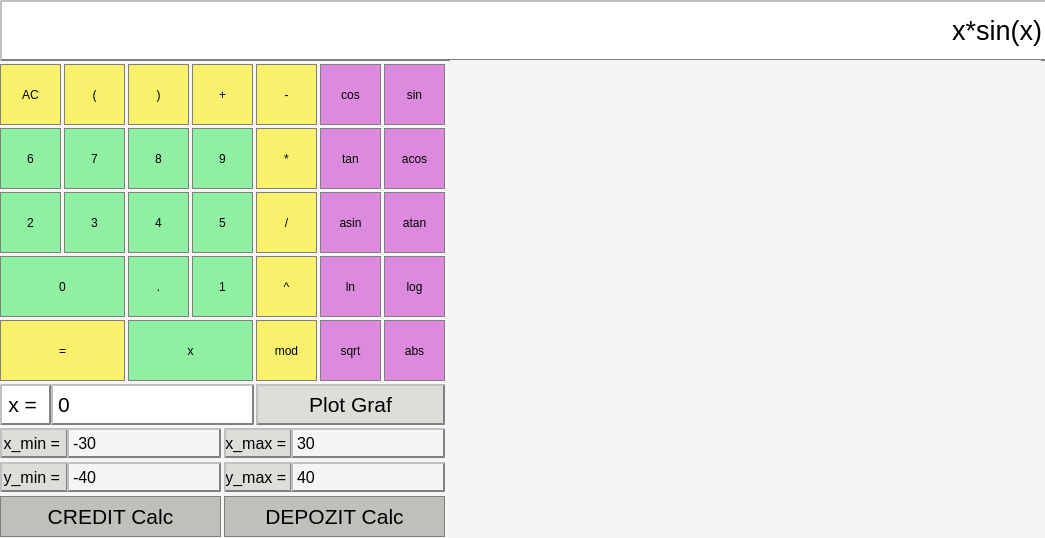
<?xml version="1.0" encoding="UTF-8"?>
<ui version="4.0">
 <class>MainWindow</class>
 <widget class="QMainWindow" name="MainWindow">
  <property name="geometry">
   <rect>
    <x>0</x>
    <y>0</y>
    <width>1045</width>
    <height>538</height>
   </rect>
  </property>
  <property name="windowTitle">
   <string>MainWindow</string>
  </property>
  <property name="styleSheet">
   <string notr="true">background-color : rgb(246, 245, 244)</string>
  </property>
  <widget class="QWidget" name="centralwidget">
   <widget class="QLabel" name="result_show">
    <property name="geometry">
     <rect>
      <x>0</x>
      <y>0</y>
      <width>1051</width>
      <height>61</height>
     </rect>
    </property>
    <property name="font">
     <font>
      <pointsize>20</pointsize>
     </font>
    </property>
    <property name="styleSheet">
     <string notr="true">QLabel {
	background-color : white;
	color : black;
	border-style: outset;
	border-width: 2px;
    border-color: Gray;
}
</string>
    </property>
    <property name="text">
     <string>x*sin(x)</string>
    </property>
    <property name="alignment">
     <set>Qt::AlignRight|Qt::AlignTrailing|Qt::AlignVCenter</set>
    </property>
   </widget>
   <widget class="QPushButton" name="pushButton_AC">
    <property name="geometry">
     <rect>
      <x>0</x>
      <y>64</y>
      <width>61</width>
      <height>61</height>
     </rect>
    </property>
    <property name="styleSheet">
     <string notr="true">QPushButton{
	border: 1px solid gray;
	background-color: rgb(249, 240, 107)
}
QPushButton:pressed{
	background-color: qlinergradient(x1: 0, y1: 0, x2: 0, y2: 1,
								stop: 0 #dadbde, stop: 1#f6f7fa);
}</string>
    </property>
    <property name="text">
     <string>AC</string>
    </property>
   </widget>
   <widget class="QPushButton" name="pushButton_brackets_open">
    <property name="geometry">
     <rect>
      <x>64</x>
      <y>64</y>
      <width>61</width>
      <height>61</height>
     </rect>
    </property>
    <property name="styleSheet">
     <string notr="true">QPushButton{
	border: 1px solid gray;
	background-color: rgb(249, 240, 107);
}
QPushButton:pressed{
	background-color: qlinergradient(x1: 0, y1: 0, x2: 0, y2: 1,
								stop: 0 #dadbde, stop: 1#f6f7fa);
}</string>
    </property>
    <property name="text">
     <string>(</string>
    </property>
   </widget>
   <widget class="QPushButton" name="pushButton_plus">
    <property name="geometry">
     <rect>
      <x>192</x>
      <y>64</y>
      <width>61</width>
      <height>61</height>
     </rect>
    </property>
    <property name="styleSheet">
     <string notr="true">QPushButton{
	border: 1px solid gray;
	background-color: rgb(249, 240, 107);
}
QPushButton:pressed{
	background-color: qlinergradient(x1: 0, y1: 0, x2: 0, y2: 1,
								stop: 0 #dadbde, stop: 1#f6f7fa);
}</string>
    </property>
    <property name="text">
     <string>+</string>
    </property>
   </widget>
   <widget class="QPushButton" name="pushButton_9">
    <property name="geometry">
     <rect>
      <x>192</x>
      <y>128</y>
      <width>61</width>
      <height>61</height>
     </rect>
    </property>
    <property name="styleSheet">
     <string notr="true">QPushButton{
	border: 1px solid gray;
	background-color:  rgb(143, 240, 164);
}
QPushButton:pressed{
	background-color: qlinergradient(x1: 0, y1: 0, x2: 0, y2: 1,
								stop: 0 #dadbde, stop: 1#f6f7fa);
}</string>
    </property>
    <property name="text">
     <string>9</string>
    </property>
   </widget>
   <widget class="QPushButton" name="pushButton_6">
    <property name="geometry">
     <rect>
      <x>0</x>
      <y>128</y>
      <width>61</width>
      <height>61</height>
     </rect>
    </property>
    <property name="styleSheet">
     <string notr="true">QPushButton{
	border: 1px solid gray;
	background-color:  rgb(143, 240, 164);
}
QPushButton:pressed{
	background-color: qlinergradient(x1: 0, y1: 0, x2: 0, y2: 1,
								stop: 0 #dadbde, stop: 1#f6f7fa);
}</string>
    </property>
    <property name="text">
     <string>6</string>
    </property>
   </widget>
   <widget class="QPushButton" name="pushButton_7">
    <property name="geometry">
     <rect>
      <x>64</x>
      <y>128</y>
      <width>61</width>
      <height>61</height>
     </rect>
    </property>
    <property name="styleSheet">
     <string notr="true">QPushButton{
	border: 1px solid gray;
	background-color:  rgb(143, 240, 164);
}
QPushButton:pressed{
	background-color: qlinergradient(x1: 0, y1: 0, x2: 0, y2: 1,
								stop: 0 #dadbde, stop: 1#f6f7fa);
}</string>
    </property>
    <property name="text">
     <string>7</string>
    </property>
   </widget>
   <widget class="QPushButton" name="pushButton_8">
    <property name="geometry">
     <rect>
      <x>128</x>
      <y>128</y>
      <width>61</width>
      <height>61</height>
     </rect>
    </property>
    <property name="styleSheet">
     <string notr="true">QPushButton{
	border: 1px solid gray;
	background-color:  rgb(143, 240, 164);
}
QPushButton:pressed{
	background-color: qlinergradient(x1: 0, y1: 0, x2: 0, y2: 1,
								stop: 0 #dadbde, stop: 1#f6f7fa);
}</string>
    </property>
    <property name="text">
     <string>8</string>
    </property>
   </widget>
   <widget class="QPushButton" name="pushButton_5">
    <property name="geometry">
     <rect>
      <x>192</x>
      <y>192</y>
      <width>61</width>
      <height>61</height>
     </rect>
    </property>
    <property name="styleSheet">
     <string notr="true">QPushButton{
	border: 1px solid gray;
	background-color:  rgb(143, 240, 164);
}
QPushButton:pressed{
	background-color: qlinergradient(x1: 0, y1: 0, x2: 0, y2: 1,
								stop: 0 #dadbde, stop: 1#f6f7fa);
}</string>
    </property>
    <property name="text">
     <string>5</string>
    </property>
   </widget>
   <widget class="QPushButton" name="pushButton_2">
    <property name="geometry">
     <rect>
      <x>0</x>
      <y>192</y>
      <width>61</width>
      <height>61</height>
     </rect>
    </property>
    <property name="styleSheet">
     <string notr="true">QPushButton{
	border: 1px solid gray;
	background-color:  rgb(143, 240, 164);
}
QPushButton:pressed{
	background-color: qlinergradient(x1: 0, y1: 0, x2: 0, y2: 1,
								stop: 0 #dadbde, stop: 1#f6f7fa);
}</string>
    </property>
    <property name="text">
     <string>2</string>
    </property>
   </widget>
   <widget class="QPushButton" name="pushButton_3">
    <property name="geometry">
     <rect>
      <x>64</x>
      <y>192</y>
      <width>61</width>
      <height>61</height>
     </rect>
    </property>
    <property name="styleSheet">
     <string notr="true">QPushButton{
	border: 1px solid gray;
	background-color:  rgb(143, 240, 164);
}
QPushButton:pressed{
	background-color: qlinergradient(x1: 0, y1: 0, x2: 0, y2: 1,
								stop: 0 #dadbde, stop: 1#f6f7fa);
}</string>
    </property>
    <property name="text">
     <string>3</string>
    </property>
   </widget>
   <widget class="QPushButton" name="pushButton_4">
    <property name="geometry">
     <rect>
      <x>128</x>
      <y>192</y>
      <width>61</width>
      <height>61</height>
     </rect>
    </property>
    <property name="styleSheet">
     <string notr="true">QPushButton{
	border: 1px solid gray;
	background-color:  rgb(143, 240, 164);
}
QPushButton:pressed{
	background-color: qlinergradient(x1: 0, y1: 0, x2: 0, y2: 1,
								stop: 0 #dadbde, stop: 1#f6f7fa);
}</string>
    </property>
    <property name="text">
     <string>4</string>
    </property>
   </widget>
   <widget class="QPushButton" name="pushButton_1">
    <property name="geometry">
     <rect>
      <x>192</x>
      <y>256</y>
      <width>61</width>
      <height>61</height>
     </rect>
    </property>
    <property name="styleSheet">
     <string notr="true">QPushButton{
	border: 1px solid gray;
	background-color:  rgb(143, 240, 164);
}
QPushButton:pressed{
	background-color: qlinergradient(x1: 0, y1: 0, x2: 0, y2: 1,
								stop: 0 #dadbde, stop: 1#f6f7fa);
}</string>
    </property>
    <property name="text">
     <string>1</string>
    </property>
   </widget>
   <widget class="QPushButton" name="pushButton_0">
    <property name="geometry">
     <rect>
      <x>0</x>
      <y>256</y>
      <width>125</width>
      <height>61</height>
     </rect>
    </property>
    <property name="styleSheet">
     <string notr="true">QPushButton{
	border: 1px solid gray;
	background-color:  rgb(143, 240, 164);
}
QPushButton:pressed{
	background-color: qlinergradient(x1: 0, y1: 0, x2: 0, y2: 1,
								stop: 0 #dadbde, stop: 1#f6f7fa);
}</string>
    </property>
    <property name="text">
     <string>0</string>
    </property>
   </widget>
   <widget class="QPushButton" name="pushButton_dot">
    <property name="geometry">
     <rect>
      <x>128</x>
      <y>256</y>
      <width>61</width>
      <height>61</height>
     </rect>
    </property>
    <property name="styleSheet">
     <string notr="true">QPushButton{
	border: 1px solid gray;
	background-color:  rgb(143, 240, 164);
}
QPushButton:pressed{
	background-color: qlinergradient(x1: 0, y1: 0, x2: 0, y2: 1,
								stop: 0 #dadbde, stop: 1#f6f7fa);
}</string>
    </property>
    <property name="text">
     <string>.</string>
    </property>
   </widget>
   <widget class="QPushButton" name="pushButton_equals">
    <property name="geometry">
     <rect>
      <x>0</x>
      <y>320</y>
      <width>125</width>
      <height>61</height>
     </rect>
    </property>
    <property name="styleSheet">
     <string notr="true">QPushButton{
	border: 1px solid gray;
	background-color: rgb(249, 240, 107);
}
QPushButton:pressed{
	background-color: qlinergradient(x1: 0, y1: 0, x2: 0, y2: 1,
								stop: 0 #dadbde, stop: 1#f6f7fa);
}</string>
    </property>
    <property name="text">
     <string>=</string>
    </property>
   </widget>
   <widget class="QPushButton" name="pushButton_minus">
    <property name="geometry">
     <rect>
      <x>256</x>
      <y>64</y>
      <width>61</width>
      <height>61</height>
     </rect>
    </property>
    <property name="styleSheet">
     <string notr="true">QPushButton{
	border: 1px solid gray;
	background-color: rgb(249, 240, 107);
}
QPushButton:pressed{
	background-color: qlinergradient(x1: 0, y1: 0, x2: 0, y2: 1,
								stop: 0 #dadbde, stop: 1#f6f7fa);
}</string>
    </property>
    <property name="text">
     <string>-</string>
    </property>
   </widget>
   <widget class="QPushButton" name="pushButton_multiply">
    <property name="geometry">
     <rect>
      <x>256</x>
      <y>128</y>
      <width>61</width>
      <height>61</height>
     </rect>
    </property>
    <property name="styleSheet">
     <string notr="true">QPushButton{
	border: 1px solid gray;
	background-color: rgb(249, 240, 107);
}
QPushButton:pressed{
	background-color: qlinergradient(x1: 0, y1: 0, x2: 0, y2: 1,
								stop: 0 #dadbde, stop: 1#f6f7fa);
}</string>
    </property>
    <property name="text">
     <string>*</string>
    </property>
   </widget>
   <widget class="QPushButton" name="pushButton_divide">
    <property name="geometry">
     <rect>
      <x>256</x>
      <y>192</y>
      <width>61</width>
      <height>61</height>
     </rect>
    </property>
    <property name="styleSheet">
     <string notr="true">QPushButton{
	border: 1px solid gray;
	background-color: rgb(249, 240, 107);
}
QPushButton:pressed{
	background-color: qlinergradient(x1: 0, y1: 0, x2: 0, y2: 1,
								stop: 0 #dadbde, stop: 1#f6f7fa);
}</string>
    </property>
    <property name="text">
     <string>/</string>
    </property>
   </widget>
   <widget class="QPushButton" name="pushButton_degree">
    <property name="geometry">
     <rect>
      <x>256</x>
      <y>256</y>
      <width>61</width>
      <height>61</height>
     </rect>
    </property>
    <property name="styleSheet">
     <string notr="true">QPushButton{
	border: 1px solid gray;
	background-color: rgb(249, 240, 107);
}
QPushButton:pressed{
	background-color: qlinergradient(x1: 0, y1: 0, x2: 0, y2: 1,
								stop: 0 #dadbde, stop: 1#f6f7fa);
}</string>
    </property>
    <property name="text">
     <string>^</string>
    </property>
   </widget>
   <widget class="QPushButton" name="pushButton_mod">
    <property name="geometry">
     <rect>
      <x>256</x>
      <y>320</y>
      <width>61</width>
      <height>61</height>
     </rect>
    </property>
    <property name="styleSheet">
     <string notr="true">QPushButton{
	border: 1px solid gray;
	background-color: rgb(249, 240, 107);
}
QPushButton:pressed{
	background-color: qlinergradient(x1: 0, y1: 0, x2: 0, y2: 1,
								stop: 0 #dadbde, stop: 1#f6f7fa);
}</string>
    </property>
    <property name="text">
     <string>mod</string>
    </property>
   </widget>
   <widget class="QPushButton" name="pushButton_cos">
    <property name="geometry">
     <rect>
      <x>320</x>
      <y>64</y>
      <width>61</width>
      <height>61</height>
     </rect>
    </property>
    <property name="styleSheet">
     <string notr="true">QPushButton{
	border: 1px solid gray;
	background-color: rgb(220, 138, 221);
}
QPushButton:pressed{
	background-color: qlinergradient(x1: 0, y1: 0, x2: 0, y2: 1,
								stop: 0 #dadbde, stop: 1#f6f7fa);
}</string>
    </property>
    <property name="text">
     <string>cos</string>
    </property>
   </widget>
   <widget class="QPushButton" name="pushButton_sin">
    <property name="geometry">
     <rect>
      <x>384</x>
      <y>64</y>
      <width>61</width>
      <height>61</height>
     </rect>
    </property>
    <property name="styleSheet">
     <string notr="true">QPushButton{
	border: 1px solid gray;
	background-color: rgb(220, 138, 221);
}
QPushButton:pressed{
	background-color: qlinergradient(x1: 0, y1: 0, x2: 0, y2: 1,
								stop: 0 #dadbde, stop: 1#f6f7fa);
}</string>
    </property>
    <property name="text">
     <string>sin</string>
    </property>
   </widget>
   <widget class="QPushButton" name="pushButton_tan">
    <property name="geometry">
     <rect>
      <x>320</x>
      <y>128</y>
      <width>61</width>
      <height>61</height>
     </rect>
    </property>
    <property name="styleSheet">
     <string notr="true">QPushButton{
	border: 1px solid gray;
	background-color: rgb(220, 138, 221);
}
QPushButton:pressed{
	background-color: qlinergradient(x1: 0, y1: 0, x2: 0, y2: 1,
								stop: 0 #dadbde, stop: 1#f6f7fa);
}</string>
    </property>
    <property name="text">
     <string>tan</string>
    </property>
   </widget>
   <widget class="QPushButton" name="pushButton_acos">
    <property name="geometry">
     <rect>
      <x>384</x>
      <y>128</y>
      <width>61</width>
      <height>61</height>
     </rect>
    </property>
    <property name="styleSheet">
     <string notr="true">QPushButton{
	border: 1px solid gray;
	background-color: rgb(220, 138, 221);
}
QPushButton:pressed{
	background-color: qlinergradient(x1: 0, y1: 0, x2: 0, y2: 1,
								stop: 0 #dadbde, stop: 1#f6f7fa);
}</string>
    </property>
    <property name="text">
     <string>acos</string>
    </property>
   </widget>
   <widget class="QPushButton" name="pushButton_asin">
    <property name="geometry">
     <rect>
      <x>320</x>
      <y>192</y>
      <width>61</width>
      <height>61</height>
     </rect>
    </property>
    <property name="styleSheet">
     <string notr="true">QPushButton{
	border: 1px solid gray;
	background-color: rgb(220, 138, 221);
}
QPushButton:pressed{
	background-color: qlinergradient(x1: 0, y1: 0, x2: 0, y2: 1,
								stop: 0 #dadbde, stop: 1#f6f7fa);
}</string>
    </property>
    <property name="text">
     <string>asin</string>
    </property>
   </widget>
   <widget class="QPushButton" name="pushButton_atan">
    <property name="geometry">
     <rect>
      <x>384</x>
      <y>192</y>
      <width>61</width>
      <height>61</height>
     </rect>
    </property>
    <property name="styleSheet">
     <string notr="true">QPushButton{
	border: 1px solid gray;
	background-color: rgb(220, 138, 221);
}
QPushButton:pressed{
	background-color: qlinergradient(x1: 0, y1: 0, x2: 0, y2: 1,
								stop: 0 #dadbde, stop: 1#f6f7fa);
}</string>
    </property>
    <property name="text">
     <string>atan</string>
    </property>
   </widget>
   <widget class="QPushButton" name="pushButton_ln">
    <property name="geometry">
     <rect>
      <x>320</x>
      <y>256</y>
      <width>61</width>
      <height>61</height>
     </rect>
    </property>
    <property name="styleSheet">
     <string notr="true">QPushButton{
	border: 1px solid gray;
	background-color: rgb(220, 138, 221);
}
QPushButton:pressed{
	background-color: qlinergradient(x1: 0, y1: 0, x2: 0, y2: 1,
								stop: 0 #dadbde, stop: 1#f6f7fa);
}</string>
    </property>
    <property name="text">
     <string>ln</string>
    </property>
   </widget>
   <widget class="QPushButton" name="pushButton_log">
    <property name="geometry">
     <rect>
      <x>384</x>
      <y>256</y>
      <width>61</width>
      <height>61</height>
     </rect>
    </property>
    <property name="styleSheet">
     <string notr="true">QPushButton{
	border: 1px solid gray;
	background-color: rgb(220, 138, 221);
}
QPushButton:pressed{
	background-color: qlinergradient(x1: 0, y1: 0, x2: 0, y2: 1,
								stop: 0 #dadbde, stop: 1#f6f7fa);
}</string>
    </property>
    <property name="text">
     <string>log</string>
    </property>
   </widget>
   <widget class="QPushButton" name="pushButton_sqrt">
    <property name="geometry">
     <rect>
      <x>320</x>
      <y>320</y>
      <width>61</width>
      <height>61</height>
     </rect>
    </property>
    <property name="styleSheet">
     <string notr="true">QPushButton{
	border: 1px solid gray;
	background-color: rgb(220, 138, 221);
}
QPushButton:pressed{
	background-color: qlinergradient(x1: 0, y1: 0, x2: 0, y2: 1,
								stop: 0 #dadbde, stop: 1#f6f7fa);
}</string>
    </property>
    <property name="text">
     <string>sqrt</string>
    </property>
   </widget>
   <widget class="QPushButton" name="pushButton_brackets_close">
    <property name="geometry">
     <rect>
      <x>128</x>
      <y>64</y>
      <width>61</width>
      <height>61</height>
     </rect>
    </property>
    <property name="styleSheet">
     <string notr="true">QPushButton{
	border: 1px solid gray;
	background-color: rgb(249, 240, 107);
}
QPushButton:pressed{
	background-color: qlinergradient(x1: 0, y1: 0, x2: 0, y2: 1,
								stop: 0 #dadbde, stop: 1#f6f7fa);
}</string>
    </property>
    <property name="text">
     <string>)</string>
    </property>
   </widget>
   <widget class="QPushButton" name="pushButton_argument">
    <property name="geometry">
     <rect>
      <x>128</x>
      <y>320</y>
      <width>125</width>
      <height>61</height>
     </rect>
    </property>
    <property name="styleSheet">
     <string notr="true">QPushButton{
	border: 1px solid gray;
	background-color: rgb(143, 240, 164);
}
QPushButton:pressed{
	background-color: qlinergradient(x1: 0, y1: 0, x2: 0, y2: 1,
								stop: 0 #dadbde, stop: 1#f6f7fa);
}</string>
    </property>
    <property name="text">
     <string>x</string>
    </property>
   </widget>
   <widget class="QPushButton" name="pushButton_X">
    <property name="geometry">
     <rect>
      <x>0</x>
      <y>384</y>
      <width>51</width>
      <height>41</height>
     </rect>
    </property>
    <property name="font">
     <font>
      <pointsize>16</pointsize>
     </font>
    </property>
    <property name="styleSheet">
     <string notr="true">QPushButton{
	background-color : white;
	color : black;
	border-style: outset;
	border-width: 2px;
    border-color: Gray;
}
QPushButton:pressed{
	background-color: qlinergradient(x1: 0, y1: 0, x2: 0, y2: 1,
								stop: 0 #dadbde, stop: 1#f6f7fa);
}</string>
    </property>
    <property name="text">
     <string>x = </string>
    </property>
   </widget>
   <widget class="QLabel" name="argument_show">
    <property name="geometry">
     <rect>
      <x>51</x>
      <y>384</y>
      <width>203</width>
      <height>41</height>
     </rect>
    </property>
    <property name="font">
     <font>
      <pointsize>16</pointsize>
     </font>
    </property>
    <property name="mouseTracking">
     <bool>false</bool>
    </property>
    <property name="layoutDirection">
     <enum>Qt::LeftToRight</enum>
    </property>
    <property name="styleSheet">
     <string notr="true">QLabel {
	background-color : white;
	color : black;
	border-style: outset;
	border-width: 2px;
    border-color: Gray;
}
</string>
    </property>
    <property name="text">
     <string>0</string>
    </property>
   </widget>
   <widget class="QPushButton" name="pushButton_graf">
    <property name="geometry">
     <rect>
      <x>256</x>
      <y>384</y>
      <width>189</width>
      <height>41</height>
     </rect>
    </property>
    <property name="font">
     <font>
      <pointsize>16</pointsize>
     </font>
    </property>
    <property name="styleSheet">
     <string notr="true">QPushButton{
	background-color : rgb(222, 221, 218);
	color : black;
	border-style: outset;
	border-width: 2px;
    border-color: Gray;
}
QPushButton:pressed{
	background-color: qlinergradient(x1: 0, y1: 0, x2: 0, y2: 1,
								stop: 0 #dadbde, stop: 1#f6f7fa);
}</string>
    </property>
    <property name="text">
     <string>Plot Graf</string>
    </property>
   </widget>
   <widget class="QPushButton" name="pushButton_credit">
    <property name="geometry">
     <rect>
      <x>0</x>
      <y>496</y>
      <width>221</width>
      <height>41</height>
     </rect>
    </property>
    <property name="font">
     <font>
      <pointsize>16</pointsize>
     </font>
    </property>
    <property name="styleSheet">
     <string notr="true">QPushButton{
	border: 1px solid gray;
	background-color: rgb(192, 191, 188);
}
QPushButton:pressed{
	background-color: qlinergradient(x1: 0, y1: 0, x2: 0, y2: 1,
								stop: 0 #dadbde, stop: 1#f6f7fa);
}</string>
    </property>
    <property name="text">
     <string>CREDIT Calc</string>
    </property>
   </widget>
   <widget class="QPushButton" name="pushButton_depozit">
    <property name="geometry">
     <rect>
      <x>224</x>
      <y>496</y>
      <width>221</width>
      <height>41</height>
     </rect>
    </property>
    <property name="font">
     <font>
      <pointsize>16</pointsize>
     </font>
    </property>
    <property name="styleSheet">
     <string notr="true">QPushButton{
	border: 1px solid gray;
	background-color: rgb(192, 191, 188)
}
QPushButton:pressed{
	background-color: qlinergradient(x1: 0, y1: 0, x2: 0, y2: 1,
								stop: 0 #dadbde, stop: 1#f6f7fa);
}</string>
    </property>
    <property name="text">
     <string>DEPOZIT Calc</string>
    </property>
   </widget>
   <widget class="QPushButton" name="pushButton_Xmin">
    <property name="geometry">
     <rect>
      <x>0</x>
      <y>428</y>
      <width>68</width>
      <height>30</height>
     </rect>
    </property>
    <property name="font">
     <font>
      <pointsize>12</pointsize>
     </font>
    </property>
    <property name="layoutDirection">
     <enum>Qt::RightToLeft</enum>
    </property>
    <property name="styleSheet">
     <string notr="true">QPushButton{
	background-color : rgb(222, 221, 218);
	color : black;
	border-style: outset;
	border-width: 2px;
    border-color: Gray;
}
QPushButton:pressed{
	background-color: qlinergradient(x1: 0, y1: 0, x2: 0, y2: 1,
								stop: 0 #dadbde, stop: 1#f6f7fa);
}</string>
    </property>
    <property name="text">
     <string>x_min = </string>
    </property>
   </widget>
   <widget class="QLabel" name="Xmin_show">
    <property name="geometry">
     <rect>
      <x>67</x>
      <y>428</y>
      <width>154</width>
      <height>30</height>
     </rect>
    </property>
    <property name="font">
     <font>
      <pointsize>12</pointsize>
     </font>
    </property>
    <property name="mouseTracking">
     <bool>false</bool>
    </property>
    <property name="layoutDirection">
     <enum>Qt::LeftToRight</enum>
    </property>
    <property name="styleSheet">
     <string notr="true">QLabel {
	background-color : rgb(246, 245, 244);
	color : black;
	border-style: outset;
	border-width: 2px;
    border-color: Gray;
}
</string>
    </property>
    <property name="text">
     <string>-30</string>
    </property>
   </widget>
   <widget class="QPushButton" name="pushButton_Xmax">
    <property name="geometry">
     <rect>
      <x>224</x>
      <y>428</y>
      <width>68</width>
      <height>30</height>
     </rect>
    </property>
    <property name="font">
     <font>
      <pointsize>12</pointsize>
     </font>
    </property>
    <property name="layoutDirection">
     <enum>Qt::RightToLeft</enum>
    </property>
    <property name="styleSheet">
     <string notr="true">QPushButton{
	background-color : rgb(222, 221, 218);
	color : black;
	border-style: outset;
	border-width: 2px;
    border-color: Gray;
}
QPushButton:pressed{
	background-color: qlinergradient(x1: 0, y1: 0, x2: 0, y2: 1,
								stop: 0 #dadbde, stop: 1#f6f7fa);
}</string>
    </property>
    <property name="text">
     <string>x_max = </string>
    </property>
   </widget>
   <widget class="QLabel" name="Xmax_show">
    <property name="geometry">
     <rect>
      <x>291</x>
      <y>428</y>
      <width>154</width>
      <height>30</height>
     </rect>
    </property>
    <property name="font">
     <font>
      <pointsize>12</pointsize>
     </font>
    </property>
    <property name="mouseTracking">
     <bool>false</bool>
    </property>
    <property name="layoutDirection">
     <enum>Qt::LeftToRight</enum>
    </property>
    <property name="styleSheet">
     <string notr="true">QLabel {
	background-color : rgb(246, 245, 244);
	color : black;
	border-style: outset;
	border-width: 2px;
    border-color: Gray;
}
</string>
    </property>
    <property name="text">
     <string>30</string>
    </property>
   </widget>
   <widget class="QPushButton" name="pushButton_Ymin">
    <property name="geometry">
     <rect>
      <x>0</x>
      <y>462</y>
      <width>68</width>
      <height>30</height>
     </rect>
    </property>
    <property name="font">
     <font>
      <pointsize>12</pointsize>
     </font>
    </property>
    <property name="layoutDirection">
     <enum>Qt::RightToLeft</enum>
    </property>
    <property name="styleSheet">
     <string notr="true">QPushButton{
	background-color : rgb(222, 221, 218);
	color : black;
	border-style: outset;
	border-width: 2px;
    border-color: Gray;
}
QPushButton:pressed{
	background-color: qlinergradient(x1: 0, y1: 0, x2: 0, y2: 1,
								stop: 0 #dadbde, stop: 1#f6f7fa);
}</string>
    </property>
    <property name="text">
     <string>y_min = </string>
    </property>
   </widget>
   <widget class="QLabel" name="Ymin_show">
    <property name="geometry">
     <rect>
      <x>67</x>
      <y>462</y>
      <width>154</width>
      <height>30</height>
     </rect>
    </property>
    <property name="font">
     <font>
      <pointsize>12</pointsize>
     </font>
    </property>
    <property name="mouseTracking">
     <bool>false</bool>
    </property>
    <property name="layoutDirection">
     <enum>Qt::LeftToRight</enum>
    </property>
    <property name="styleSheet">
     <string notr="true">QLabel {
	background-color : rgb(246, 245, 244);
	color : black;
	border-style: outset;
	border-width: 2px;
    border-color: Gray;
}
</string>
    </property>
    <property name="text">
     <string>-40</string>
    </property>
   </widget>
   <widget class="QPushButton" name="pushButton_Ymax">
    <property name="geometry">
     <rect>
      <x>224</x>
      <y>462</y>
      <width>68</width>
      <height>30</height>
     </rect>
    </property>
    <property name="font">
     <font>
      <pointsize>12</pointsize>
     </font>
    </property>
    <property name="layoutDirection">
     <enum>Qt::RightToLeft</enum>
    </property>
    <property name="styleSheet">
     <string notr="true">QPushButton{
	background-color : rgb(222, 221, 218);
	color : black;
	border-style: outset;
	border-width: 2px;
    border-color: Gray;
}
QPushButton:pressed{
	background-color: qlinergradient(x1: 0, y1: 0, x2: 0, y2: 1,
								stop: 0 #dadbde, stop: 1#f6f7fa);
}</string>
    </property>
    <property name="text">
     <string>y_max = </string>
    </property>
   </widget>
   <widget class="QLabel" name="Ymax_show">
    <property name="geometry">
     <rect>
      <x>291</x>
      <y>462</y>
      <width>154</width>
      <height>30</height>
     </rect>
    </property>
    <property name="font">
     <font>
      <pointsize>12</pointsize>
     </font>
    </property>
    <property name="mouseTracking">
     <bool>false</bool>
    </property>
    <property name="layoutDirection">
     <enum>Qt::LeftToRight</enum>
    </property>
    <property name="styleSheet">
     <string notr="true">QLabel {
	background-color : rgb(246, 245, 244);
	color : black;
	border-style: outset;
	border-width: 2px;
    border-color: Gray;
}
</string>
    </property>
    <property name="text">
     <string>40</string>
    </property>
   </widget>
   <widget class="QCustomPlot" name="widget" native="true">
    <property name="geometry">
     <rect>
      <x>450</x>
      <y>60</y>
      <width>591</width>
      <height>481</height>
     </rect>
    </property>
   </widget>
   <widget class="QPushButton" name="pushButton_abs">
    <property name="geometry">
     <rect>
      <x>384</x>
      <y>320</y>
      <width>61</width>
      <height>61</height>
     </rect>
    </property>
    <property name="styleSheet">
     <string notr="true">QPushButton{
	border: 1px solid gray;
	background-color: rgb(220, 138, 221);
}
QPushButton:pressed{
	background-color: qlinergradient(x1: 0, y1: 0, x2: 0, y2: 1,
								stop: 0 #dadbde, stop: 1#f6f7fa);
}</string>
    </property>
    <property name="text">
     <string>abs</string>
    </property>
   </widget>
  </widget>
 </widget>
 <customwidgets>
  <customwidget>
   <class>QCustomPlot</class>
   <extends>QWidget</extends>
   <header location="global">qcustomplot.h</header>
   <container>1</container>
  </customwidget>
 </customwidgets>
 <resources/>
 <connections/>
</ui>
